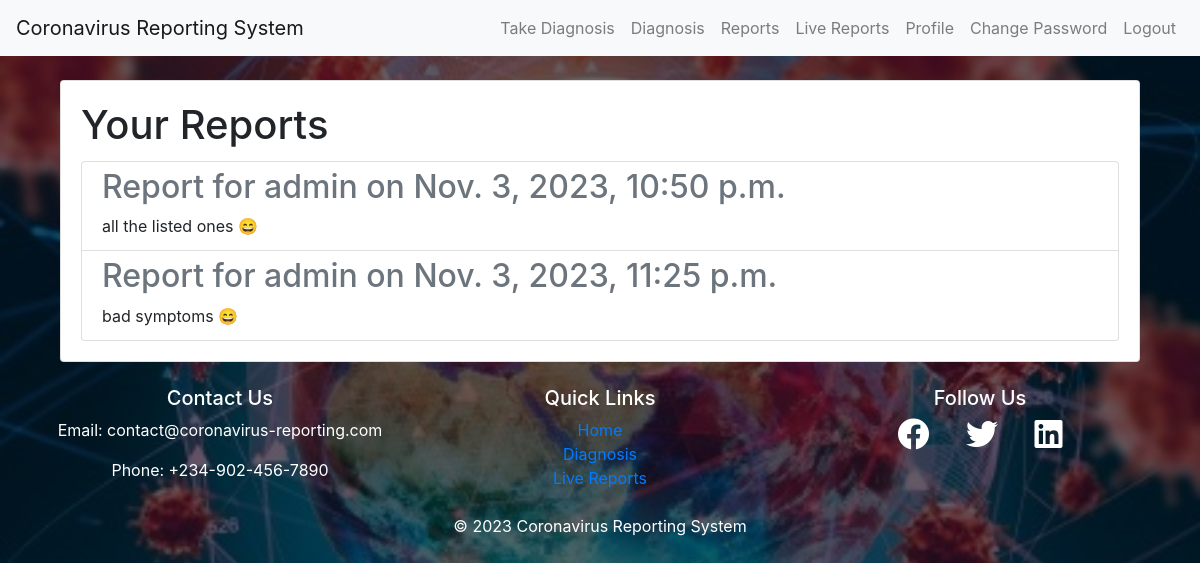
The page /report_list/ (signed in) on the database as committed earlier.
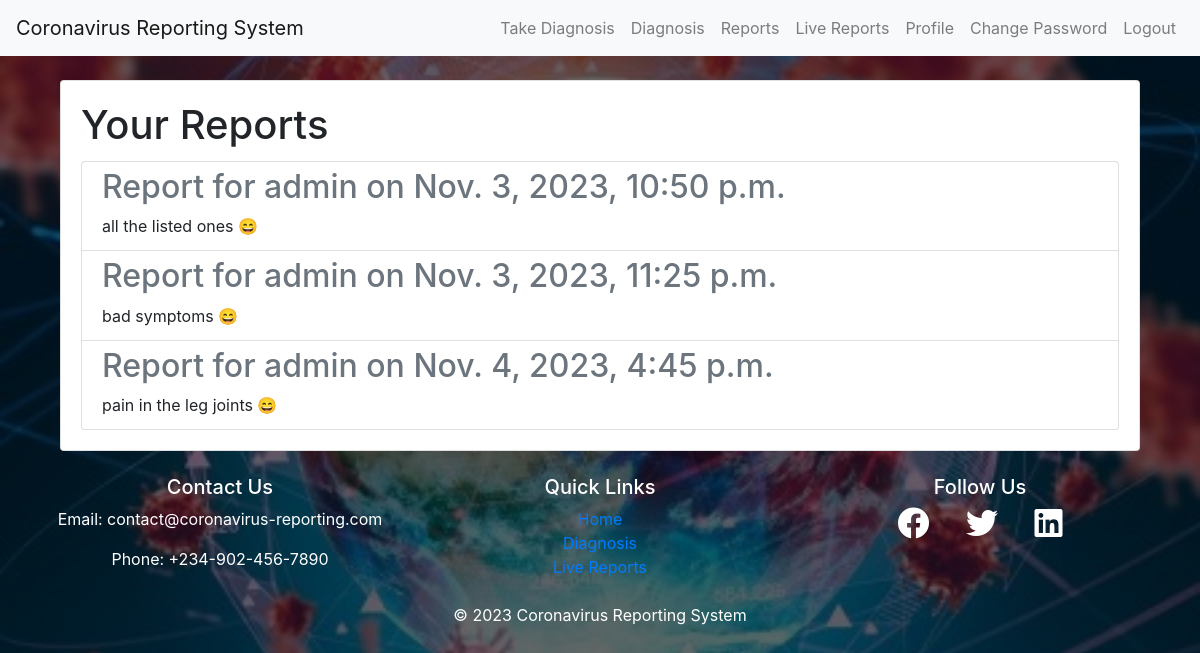
The same page on the database as committed later.
### diagnosis/models.py (models this page shows, shortened)
class Report(models.Model):
    user = models.ForeignKey(User, on_delete=models.CASCADE)
    diagnosis = models.ForeignKey(Diagnosis, on_delete=models.CASCADE)
    description = models.TextField()

class Diagnosis(models.Model):
    user = models.ForeignKey(User, on_delete=models.CASCADE)
    symptoms = models.ManyToManyField(Symptom)
    result = models.TextField()
    date = models.DateTimeField(auto_now_add=True)

### diagnosis/views.py (the view)
# urls.py: path('report_list/', views.report_list, name='report_list'),
def report_list(request):
    reports = Report.objects.filter(user=request.user)
    return render(request, 'diagnosis/report_list.html', {'reports': reports})

### templates/diagnosis/report_list.html
{% extends "base.html" %}
{% block content %}
<div class="container">
    <div class="card">
        <div class="card-body">
            <h1 class="card-title">Your Reports</h1>
            <ul class="list-group">
                {% for report in reports %}
                    <li class="list-group-item">
                        <h2 class="card-subtitle mb-2 text-muted">Report for {{ report.diagnosis.user }} on {{ report.diagnosis.date }}</h2>
                        <p class="card-text">{{ report.description }} <span class="emoji">&#128516;</span></p>
                    </li>
                {% empty %}
                    <li class="list-group-item">No reports available.</li>
                {% endfor %}
            </ul>
        </div>
    </div>
</div>
{% endblock %}

### templates/base.html (shortened to what this page needs)
<!DOCTYPE html>
{% load static %}
<html>
<head>
    <link rel="stylesheet" href="https://maxcdn.bootstrapcdn.com/bootstrap/4.5.2/css/bootstrap.min.css">
    <link rel="stylesheet" href="https://cdnjs.cloudflare.com/ajax/libs/font-awesome/5.15.3/css/all.min.css">
</head>
<body style="background-image: url('{% static 'bg/bg1.jpg' %}'); background-size: cover;">
    <nav class="navbar navbar-expand-lg navbar-light bg-light ml-auto">
        <a class="navbar-brand" href="{% url 'diagnosis:home' %}">Coronavirus Reporting System</a>
        <div class="collapse navbar-collapse" id="navbarNav">
            <ul class="navbar-nav ml-auto">
                {% if user.is_authenticated %}
                <li class="nav-item">
                    <a class="nav-link" href="{% url 'diagnosis:diagnosis_report' %}">Take Diagnosis</a>
                </li>
                <li class="nav-item">
                    <a class="nav-link" href="{% url 'diagnosis:diagnosis_list' %}">Diagnosis</a>
                </li>
                <li class="nav-item">
                    <a class="nav-link" href="{% url 'diagnosis:report_list' %}">Reports</a>
                </li>
                <li class="nav-item">
                    <a class="nav-link" href="{% url 'diagnosis:live_report' %}">Live Reports</a>
                </li>
                <li class="nav-item">
                    <a class="nav-link" href="{% url 'account:profile' %}">Profile</a>
                </li>
                <li class="nav-item">
                    <a class="nav-link" href="{% url 'account:password_change' %}">Change Password</a>
                </li>
                <li class="nav-item">
                    <a class="nav-link" href="{% url 'account:logout' %}">Logout</a>
                </li>
                {% endif %}
            </ul>
        </div>
    </nav>
    <div class="container">
        <div class="content"><br>
            {% block content %}
            {% endblock %}
        </div>
    </div>
    <footer class="footer text-center text-white py-4">
        <div class="container">
            <div class="row">
                <div class="col-md-4">
                    <h5>Contact Us</h5>
                    <p>Email: contact@coronavirus-reporting.com</p>
                    <p>Phone: +234-902-456-7890</p>
                </div>
                <div class="col-md-4">
                    <h5>Quick Links</h5>
                    <ul class="list-unstyled">
                        <li><a href="{% url 'diagnosis:home' %}">Home</a></li>
                        <li><a href="{% url 'diagnosis:diagnosis_report' %}">Diagnosis</a></li>
                        <li><a href="{% url 'diagnosis:live_report' %}">Live Reports</a></li>
                    </ul>
                </div>
                <div class="col-md-4">
                    <h5>Follow Us</h5>
                    <a href="#" class="text-white"><i class="fab fa-facebook fa-2x mx-3"></i></a>
                    <a href="#" class="text-white"><i class="fab fa-twitter fa-2x mx-3"></i></a>
                    <a href="#" class="text-white"><i class="fab fa-linkedin fa-2x mx-3"></i></a>
                </div>
            </div>
        </div>
        <div class="text-center py-2">
            <p>&copy; 2023 Coronavirus Reporting System</p>
        </div>
    </footer>
</body>
</html>

### templates/base.html (style rules this page uses)
body::before { content: ""; position: fixed; top: 0; left: 0; width: 100%; height: 100%; background: rgba(0, 0, 0, 0.6); z-index: -1; }

Rows that differ between the two databases and show on the page:
added Report: diagnosis.user "admin", diagnosis "Nov. 4, 2023, 4:45 p.m.", description "pain in the leg joints"
